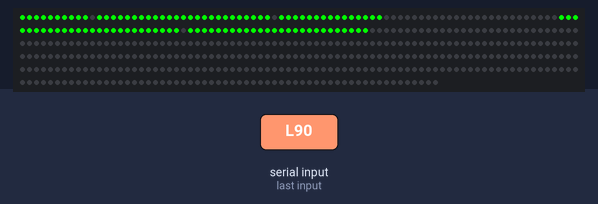
The sketch below on a simulated Arduino Mega 2560, built with avr-gcc and run on an emulated ATmega2560. Shown: 460 RGB LEDs in strip order, left to right, continuing on the next row. Inputs (shaded band) come from the test bench.

1.8 s: "L90\n" received over the second serial link
Above: at 3.0 s.
3.3 s: "l90\n" received over the second serial link
Timing chart, 0 to 6.3 s (numbered marks = the images above; inputs shaded):
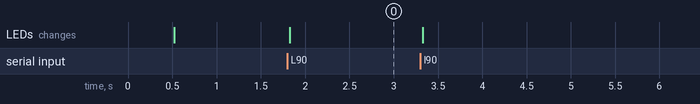

The sketch:

scoreboardV2.ino
```cpp
#include <Adafruit_NeoPixel.h>
#define LED_PIN    6
#define LED_COUNT 460
Adafruit_NeoPixel strip(LED_COUNT, LED_PIN, NEO_GRB + NEO_KHZ800);

#define NumOfDigits 8
int seg[(7*NumOfDigits)][2] ={
  {21,26}, //A1
  {27,36}, //B
  {38,46}, //C
  {47,52}, //D
  {1,10}, //E
  {12,20}, //F
  {53,59}, //G
  {86,93}, //A2
  {94,103}, //B
  {105,113}, //C
  {114,121}, //D
  {68,75}, //E
  {78,85}, //F
  {122,130}, //G
  {147,152}, //A3
  {153,158}, //B
  {161,166}, //C
  {167,172}, //D
  {133,138}, //E
  {141,146}, //F
  {173,178}, //G
  {193,198}, //A4
  {199,203}, //B
  {207,211}, //C
  {213,218}, //D
  {179,184}, //E
  {187,192}, //F
  {219,224}, //G
  {242,247}, //A5
  {248,252}, //B
  {256,260}, //C
  {262,267}, //D
  {229,233}, //E
  {237,241}, //F
  {268,273}, //G
  {288,293}, //A6
  {294,298}, //B
  {302,306}, //C
  {313,308}, //D
  {275,278}, //E
  {282,287}, //F
  {314,319}, //G
  {340,347}, //A7
  {349,355}, //B
  {359,366}, //C
  {368,375}, //D
  {321,328}, //E
  {332,338}, //F
  {376,383}, //G
  {403,410}, //A8
  {412,418}, //B
  {422,429}, //C
  {432,438}, //D
  {384,391}, //E
  {395,401}, //F
  {439,445}, //G
};

String inputString = "";
bool stringComplete = false;

int scoreLeft = 0;
int scoreRight= 0;
int timerMin  = 0;
int timerSec  = 0;

void setup() {
  delay(500);
  Serial.begin(9600);
  Serial1.begin(9600);
  /*while(!Serial) {
  Serial1.begin(9600);
  Serial.println("STARTING NOW");
  }*/

  strip.begin();
  strip.setBrightness(255);
  strip.clear();
  strip.show();

  inputString.reserve(200);
}

#define TEST 0
void loop() {

/*if(Serial.available() > 0)
   {
      // Deal with serial data

      while (Serial.available()) {
    // get the new byte:
    char inChar = (char)Serial.read();
    // add it to the inputString:
    inputString += inChar;
    // if the incoming character is a newline, set a flag so the main loop can
    // do something about it:
    if (inChar == '\n') {
      stringComplete = true;
    }

  }


   }*/
if(Serial1.available() > 0)
   {

      while (Serial1.available()) {
    // get the new byte:
    char inChar = (char)Serial1.read();
    // add it to the inputString:
    inputString += inChar;
    // if the incoming character is a newline, set a flag so the main loop can
    // do something about it:
    if (inChar == '\n') {
      stringComplete = true;
    }

  if (stringComplete) {
    Serial1.println(inputString);
    if(inputString.length()!=4){
      inputString = "";
      stringComplete = false;
      Serial1.println("InCorrect LENGTH String Received!");
    }
    char cmd = inputString[0];
    char param = inputString[1]-'0';
    inputString = "";
    stringComplete = false;
    switch(cmd){
      case 'L':
        scoreLeft = scoreLeft+param;
        Serial1.print("Score LEFT = ");
        Serial1.println(scoreLeft );
        showScore(scoreLeft,1);
        break;
      case 'l':
        scoreLeft = scoreLeft-param;
        Serial1.print("Score LEFT = ");
        Serial1.println(scoreLeft );
        showScore(scoreLeft,1);
        break;
      case 'R':
        scoreRight= scoreRight+param;
        Serial1.print("Score RIGHT = ");
        Serial1.println(scoreRight);
        showScore(scoreRight,2);
        break;
      case 'r':
        scoreRight= scoreRight-param;
        Serial1.print("Score RIGHT = ");
        Serial1.println(scoreRight);
        showScore(scoreRight,2);
        break;
       case 'N':
        scoreLeft = 0;
        Serial1.print("Reset Score LEFT = ");
        Serial1.println(scoreLeft );
        showScore(scoreLeft,1);
        break;
       case 'H':
        scoreLeft = param;
        Serial1.print("Putting the Hunderd = ");
        Serial1.println(scoreLeft );
        showScore(scoreLeft,3);
        break;
      /*case 'l':
        scoreLeft = scoreLeft-param;
        Serial1.print("Score LEFT = ");
        Serial1.println(scoreLeft );
        showScore(scoreLeft,1);
        break; */
      default:
        Serial1.println("COMMAND NOT RECOGNIZED YET");
        break;
    }
  }

  if(TEST==1){
    for(int i=1; i<9; i++){
      for(int j=0; j<100; j++){
        showScore(j,i);
        strip.show();
        delay(500);
      }
    }
  }

  if(TEST==2){
    for(int i=1; i<9; i++){
      for(char j='A'; j<'H'; j++){
        showSegment(j,i);
        strip.show();
        delay(500);
      }
      strip.clear();
    }
  }
  }
      // Deal with serial1 data
   }

  /*if (stringComplete) {
    Serial1.println(inputString);
    if(inputString.length()!=4){
      inputString = "";
      stringComplete = false;
      Serial1.println("InCorrect LENGTH String Received!");
    }
    char cmd = inputString[0];
    char param = inputString[1]-'0';
    inputString = "";
    stringComplete = false;
    switch(cmd){
      case 'L':
        scoreLeft = scoreLeft+param;
        Serial1.print("Score LEFT = ");
        Serial1.println(scoreLeft );
        showScore(scoreLeft,1);
        break;
      case 'l':
        scoreLeft = scoreLeft-param;
        Serial1.print("Score LEFT = ");
        Serial1.println(scoreLeft );
        showScore(scoreLeft,1);
        break;
      case 'R':
        scoreRight= scoreRight+param;
        Serial1.print("Score RIGHT = ");
        Serial1.println(scoreRight);
        showScore(scoreRight,2);
        break;
      case 'r':
        scoreRight= scoreRight-param;
        Serial1.print("Score RIGHT = ");
        Serial1.println(scoreRight);
        showScore(scoreRight,2);
        break;
      default:
        Serial1.println("COMMAND NOT RECOGNIZED YET");
        Serial1.println("ask ZAID to write more code");
        break;
    }
  }

  if(TEST==1){
    for(int i=1; i<9; i++){
      for(int j=0; j<100; j++){
        showScore(j,i);
        strip.show();
        delay(500);
      }
    }
  }

  if(TEST==2){
    for(int i=1; i<9; i++){
      for(char j='A'; j<'H'; j++){
        showSegment(j,i);
        strip.show();
        delay(500);
      }
      strip.clear();
    }
  }*/

}

/*void serialEvent() {
  while (Serial.available()) {
    // get the new byte:
    char inChar = (char)Serial.read();
    // add it to the inputString:
    inputString += inChar;
    // if the incoming character is a newline, set a flag so the main loop can
    // do something about it:
    if (inChar == '\n') {
      stringComplete = true;
    }
  }
}*/


// SCORE LEFT = 1, digits 1 and 2, digit 1 is TENS, 2 is UNITS
// SCORE RIGHT = 2, digits 7 and 8, digit 7 is TENS, 8 is UNITS
void showScore(int n, int i){
  n = constrain(n,0,99);
  switch(i){
    case 1:
      showDigit(n/10,1);
      showDigit(n%10,2);
      break;
    case 2:
      showDigit(n/10,7);
      showDigit(n%10,8);
      break;
     case 3:
      showDigit(n,1);
      break;
  }
  strip.show();
}


void clearDigit(int n){
  n = n-1;// arrays start with zero
  for(int i=0; i<7; i++){
    for(int j =  seg[(n*7)+i][0]-1; j<seg[(n*7)+i][1]; j++){
      strip.setPixelColor(j, strip.Color(0,   0,   0));
    }
  }
}

//0=A,B,C,D,E,F
//1=B,C
//2=A,B,D,E,G
//3=A,B,C,D,G
//4=B,C,F,G
//5=A,C,D,F,G
//6=A,C,D,E,F,G
//7=A,B,C
//8=A,B,C,D,E,F,G
//9=A,B,C,D,F,G
// int n = number to show, int i = digit to show on
void showDigit(int n, int i){
  clearDigit(i);
  switch(n){
    case 0:
      showSegment('A',i);
      showSegment('B',i);
      showSegment('C',i);
      showSegment('D',i);
      showSegment('E',i);
      showSegment('F',i);
      break;
    case 1:
      showSegment('B',i);
      showSegment('C',i);
      break;
    case 2:
      showSegment('A',i);
      showSegment('B',i);
      showSegment('D',i);
      showSegment('E',i);
      showSegment('G',i);
      break;
    case 3:
      showSegment('A',i);
      showSegment('B',i);
      showSegment('C',i);
      showSegment('D',i);
      showSegment('G',i);
      break;
    case 4:
      showSegment('B',i);
      showSegment('C',i);
      showSegment('F',i);
      showSegment('G',i);
      break;
    case 5:
      showSegment('A',i);
      showSegment('C',i);
      showSegment('D',i);
      showSegment('F',i);
      showSegment('G',i);
      break;
    case 6:
      showSegment('A',i);
      showSegment('C',i);
      showSegment('D',i);
      showSegment('E',i);
      showSegment('F',i);
      showSegment('G',i);
      break;
    case 7:
      showSegment('A',i);
      showSegment('B',i);
      showSegment('C',i);
      break;
    case 8:
      showSegment('A',i);
      showSegment('B',i);
      showSegment('C',i);
      showSegment('D',i);
      showSegment('E',i);
      showSegment('F',i);
      showSegment('G',i);
      break;
    case 9:
      showSegment('A',i);
      showSegment('B',i);
      showSegment('C',i);
      showSegment('D',i);
      showSegment('F',i);
      showSegment('G',i);
      break;
      default:
      showSegment('A',i);
      showSegment('D',i);
      showSegment('E',i);
      showSegment('F',i);
      showSegment('G',i);
      break;
  }
}

void showSegment(char a, int i){
  i = i-1;// arrays start with zero
  int n = a-'A';
  for(int j =  seg[(i*7)+n][0]-1; j<seg[(i*7)+n][1]; j++){
    strip.setPixelColor(j, strip.Color(0,255,0));
  }
}
```

Measured:
- after the input at 1.8 s, the LEDs: change at once (image 0)
